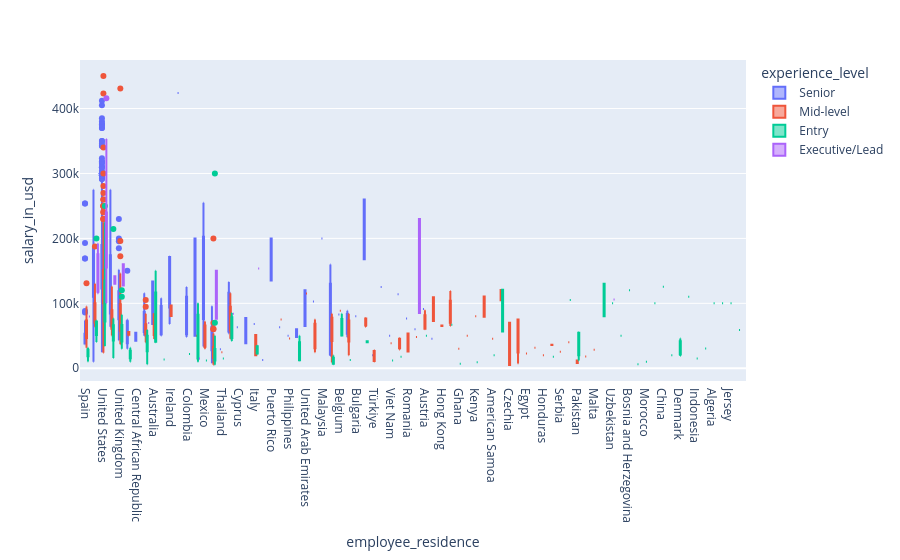

Notebook cell for this chart:
### Code cell
fig = px.box(df, x='employee_residence', y='salary_in_usd', color='experience_level')
fig.show()

### Figure 1 — Plotly figure (JSON) as saved in the notebook; plotly's stock layout.template omitted (floating-point values rounded to 4 significant figures; data arrays with more than 128 entries replaced by an {"elided": "..."} marker saying what was removed)
{"data": [{"alignmentgroup": "True", "hovertemplate": "experience_level=Senior<br>employee_residence=%{x}<br>salary_in_usd=%{y}<extra></extra>", "legendgroup": "Senior", "marker": {"color": "#636efa"}, "name": "Senior", "notched": false, "offsetgroup": "Senior", "orientation": "v", "showlegend": true, "type": "box", "x": {"elided": "2516 str values"}, "x0": " ", "xaxis": "x", "y": {"elided": "2516 int values"}, "y0": " ", "yaxis": "y"}, {"alignmentgroup": "True", "hovertemplate": "experience_level=Mid-level<br>employee_residence=%{x}<br>salary_in_usd=%{y}<extra></extra>", "legendgroup": "Mid-level", "marker": {"color": "#EF553B"}, "name": "Mid-level", "notched": false, "offsetgroup": "Mid-level", "orientation": "v", "showlegend": true, "type": "box", "x": {"elided": "805 str values"}, "x0": " ", "xaxis": "x", "y": {"elided": "805 int values"}, "y0": " ", "yaxis": "y"}, {"alignmentgroup": "True", "hovertemplate": "experience_level=Entry<br>employee_residence=%{x}<br>salary_in_usd=%{y}<extra></extra>", "legendgroup": "Entry", "marker": {"color": "#00cc96"}, "name": "Entry", "notched": false, "offsetgroup": "Entry", "orientation": "v", "showlegend": true, "type": "box", "x": {"elided": "320 str values"}, "x0": " ", "xaxis": "x", "y": {"elided": "320 int values"}, "y0": " ", "yaxis": "y"}, {"alignmentgroup": "True", "hovertemplate": "experience_level=Executive/Lead<br>employee_residence=%{x}<br>salary_in_usd=%{y}<extra></extra>", "legendgroup": "Executive/Lead", "marker": {"color": "#ab63fa"}, "name": "Executive/Lead", "notched": false, "offsetgroup": "Executive/Lead", "orientation": "v", "showlegend": true, "type": "box", "x": ["United States", "United States", "Nigeria", "United States", "United States", "United States", "United States", "United States", "United States", "United States", "United States", "United States", "United States", "United States", "United States", "United States", "United States", "United States", "United States", "United States", "United States", "United States", "United States", "United States", "United States", "United States", "United States", "United States", "United States", "United States", "United States", "United States", "United States", "United States", "United States", "Uzbekistan", "United States", "United States", "United Kingdom", "United Kingdom", "United States", "United States", "United States", "United States", "United States", "United States", "United States", "United States", "United States", "United States", "United States", "United States", "United States", "United States", "United States", "United States", "United States", "United States", "United States", "United States", "United States", "United States", "United States", "United States", "United States", "United States", "United States", "United States", "United States", "United States", "United States", "United States", "United States", "United States", "Canada", "United States", "United States", "United States", "United States", "United States", "United States", "United States", "United States", "United States", "United States", "United States", "Netherlands", "United States", "United States", "Canada", "India", "United States", "United States", "United States", "United States", "United States", "United States", "United States", "United States", "United States", "United States", "Canada", "United States", "Germany", "Russian Federation", "Russian Federation", "Italy", "United States", "India", "Spain", "Germany", "France", "United States", "United States"], "x0": " ", "xaxis": "x", "y": [258750, 185000, 15000, 220000, 205000, 329500, 269600, 145000, 115000, 175000, 110000, 221000, 153000, 200000, 145000, 180000, 155000, 286000, 207000, 353200, 249300, 145000, 100000, 265000, 235000, 194500, 115500, 200000, 145000, 210914, 116704, 167500, 106500, 310000, 239000, 106000, 310000, 239000, 160288, 127467, 310000, 239000, 235000, 210000, 210914, 116704, 284000, 236000, 155000, 140000, 175000, 110000, 314100, 195800, 200000, 145000, 310000, 239000, 300000, 200000, 196200, 150900, 200000, 145000, 310000, 239000, 159000, 130000, 310000, 239000, 205000, 160000, 210000, 157000, 125976, 187200, 116100, 222640, 182160, 297500, 260000, 200000, 180000, 200000, 200000, 150000, 84053, 260500, 175100, 115222, 76309, 242000, 200000, 130000, 110000, 224000, 167875, 175000, 135000, 324000, 216000, 192037, 250000, 130026, 85000, 230000, 153667, 235000, 150000, 79833, 141846, 69741, 416000, 325000], "y0": " ", "yaxis": "y"}], "layout": {"boxmode": "group", "legend": {"title": {"text": "experience_level"}, "tracegroupgap": 0}, "margin": {"t": 60}, "xaxis": {"anchor": "y", "domain": [0.0, 1.0], "title": {"text": "employee_residence"}}, "yaxis": {"anchor": "x", "domain": [0.0, 1.0], "title": {"text": "salary_in_usd"}}}}
